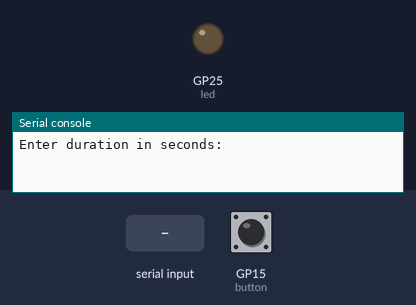
Recording of a program running on a simulated Raspberry Pi Pico running MicroPython. On the bench: output pins drawn as LEDs (lit = HIGH), the last lines printed to the serial console. The test bench sets the inputs (shaded band); at power-on: GP15 (button) LOW. The clock reads 2024-03-15 10:24:30 at power-on unless the program sets it. At 1.3 s the program stops and its outputs stay as they are.

Above: at 1.2 s.
1.3 s: "0" typed at the serial console, then Enter
At 2.1 s:
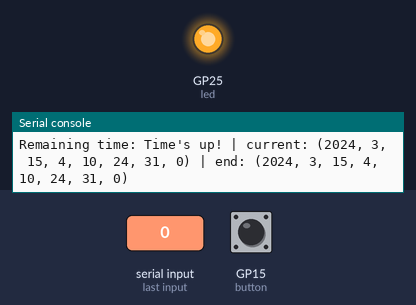
Timing chart, 0 to 2.8 s (numbered marks = the images above; inputs shaded):
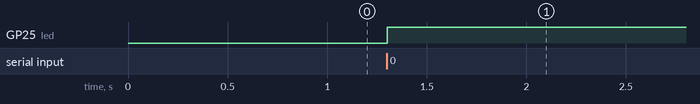

The program:

main_.py
```python
import machine
import utime

rtc = machine.RTC()
led = machine.Pin("LED", machine.Pin.OUT)
button = machine.Pin(15, machine.Pin.IN, machine.Pin.PULL_DOWN)

latest_remaining_time = None  # Initialize variable to hold the latest remaining time

def calculate_remaining_time(duration_seconds, pause_duration):
    current_time = rtc.datetime()

    duration_minutes, duration_seconds = divmod(duration_seconds, 60)
    duration_hours, duration_minutes = divmod(duration_minutes, 60)

    # Adjust duration based on pause duration
    duration_seconds -= pause_duration
    if duration_seconds < 0:
        duration_seconds = 0

    end_time_seconds = current_time[6] + duration_seconds
    extra_minutes, end_time_seconds = divmod(end_time_seconds, 60)

    end_time_minutes = current_time[5] + duration_minutes + extra_minutes
    extra_hours, end_time_minutes = divmod(end_time_minutes, 60)

    end_time_hours = current_time[4] + duration_hours + extra_hours

    if end_time_seconds >= 60:
        end_time_seconds %= 60
        end_time_minutes += 1

    if end_time_minutes >= 60:
        end_time_minutes %= 60
        end_time_hours += 1

    end_time = (
        current_time[0],
        current_time[1],
        current_time[2],
        current_time[3],
        end_time_hours,
        end_time_minutes,
        end_time_seconds,
        current_time[7]
    )

    return end_time

def get_remaining_time(end_time, paused):
    current_time = rtc.datetime()

    if paused:
        return "Paused"

    remaining_hours = end_time[4] - current_time[4]
    remaining_minutes = end_time[5] - current_time[5]
    remaining_seconds = end_time[6] - current_time[6]

    if remaining_seconds < 0:
        remaining_seconds += 60
        remaining_minutes -= 1

    if remaining_minutes < 0:
        remaining_minutes += 60
        remaining_hours -= 1

    if remaining_hours < 0 or remaining_hours == 24:
        remaining_hours %= 24

    if remaining_hours == 0 and remaining_minutes == 0 and remaining_seconds == 0:
        return "Time's up!"

    if remaining_seconds >= 60:
        remaining_minutes += remaining_seconds // 60
        remaining_seconds %= 60

    if remaining_minutes >= 60:
        remaining_hours += remaining_minutes // 60
        remaining_minutes %= 60

    return f"{remaining_hours:02}:{remaining_minutes:02}:{remaining_seconds:02}"

def pause_resume(duration_input):
    end_time = calculate_remaining_time(duration_input, 0)

    pause_start_time = None
    paused = False
    pause_duration = 0

    while True:
        remaining_time = get_remaining_time(end_time, paused)
        print(f"Remaining time: {remaining_time} | current: {rtc.datetime()} | end: {end_time}")

        button_state = button.value()

        if button_state == 1:
            if not paused:
                pause_start_time = rtc.datetime()
                paused = True
                print("Paused")

                while button.value() == 1:  # Wait until button is released
                    utime.sleep(0.5)  # Small delay to avoid high CPU usage
            else:
                pause_end_time = rtc.datetime()
                paused = False
                pause_duration += (
                    (pause_end_time[4] - pause_start_time[4]) * 3600 +
                    (pause_end_time[5] - pause_start_time[5]) * 60 +
                    (pause_end_time[6] - pause_start_time[6])
                )
                end_time = calculate_remaining_time(duration_input, pause_duration)
                print("Resumed")

        if remaining_time == "Time's up!":
            if remaining_time == "Time's up!":
                led.value(1)
            break

        utime.sleep(0.5)  # Small delay to avoid high CPU usage

duration_input = int(input("Enter duration in seconds: "))
pause_resume(duration_input)
```

Measured:
- after the input at 1.3 s, GP25 (led): LOW → HIGH at once
